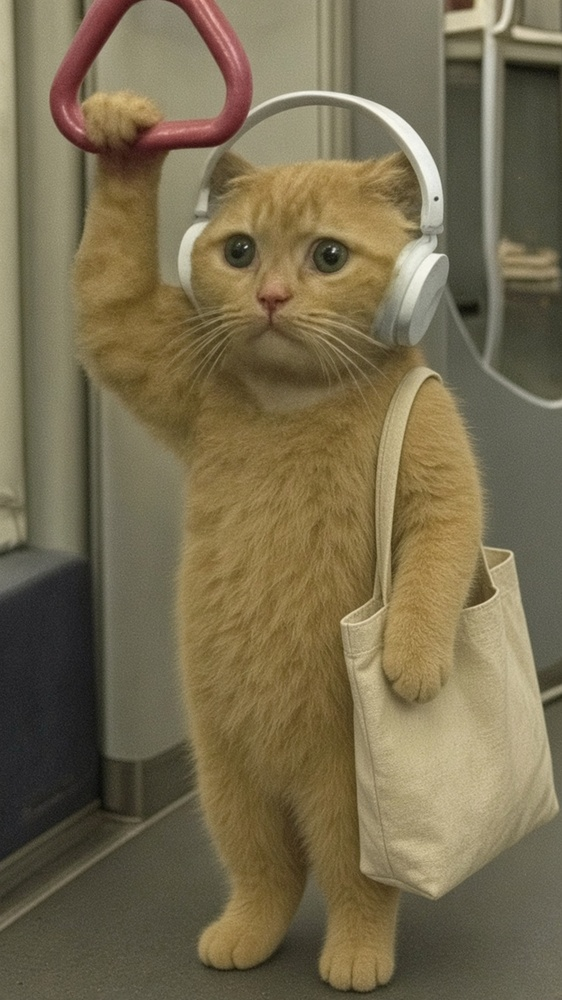
#> input picture challenge/challenge.jpg, 562 x 1000 px, shrunk from 1008 x 1792 before the run, found by its file name
$ python bitplanes.py challenge.jpg cikti_klasoru/
#> lines starting #> are read from the running program, lines starting #| are printed output that depends on the picture; after the words box and inside, x2 and y2 are one past the last pixel; in counts of white or black regions, pixels touching at a corner belong together
#!/usr/bin/env python3
"""
Aperi'Solve / Stegsolve gibi bit düzlemlerini çıkarır: (piksel >> n) & 1.
Kullanım: python3 bitplanes.py challenge.jpg cikti_klasoru/
"""
import os, sys
import numpy as np
from PIL import Image

src, out = sys.argv[1], sys.argv[2]
os.makedirs(out, exist_ok=True)
a = np.array(Image.open(src).convert("RGB"))
#> a is the input picture: shape (1000, 562, 3); mean R, G, B 118.8, 107.4, 78.7
for ci, ch in enumerate("RGB"):
    for n in range(8):
        plane = ((a[..., ci] >> n) & 1) * 255
        Image.fromarray(plane.astype("uint8")).save(f"{out}/{ch}{n}.png")
#> this loop made 3 passes
#> pass 1, `Image.fromarray(plane.astype("uint8")).save(f"{out}/{ch}{n}.png")`:
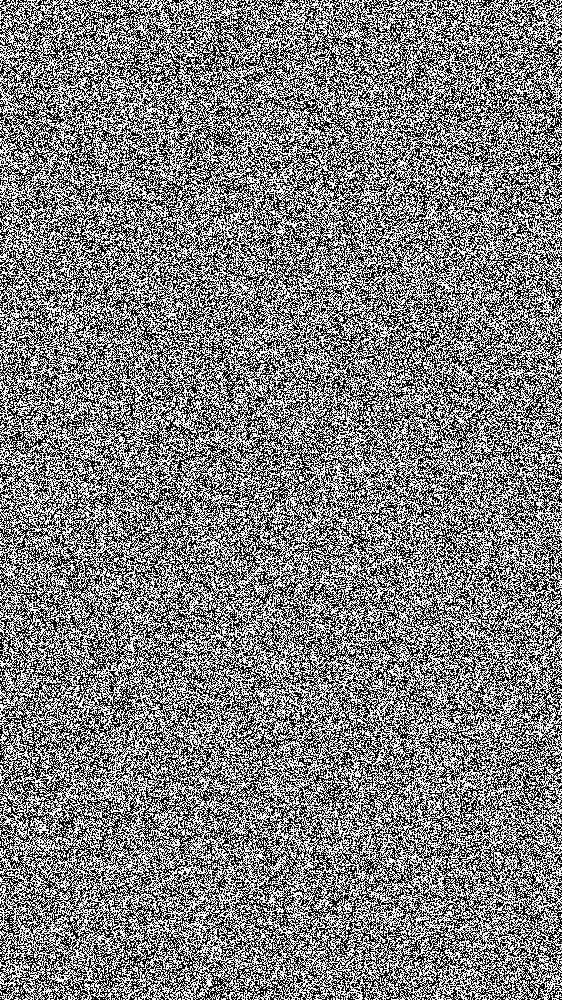
#> saved as R0.png: PIL image 562x1000 L; 50% white; black in thin lines or dots
#> pass 1, `Image.fromarray(plane.astype("uint8")).save(f"{out}/{ch}{n}.png")`:
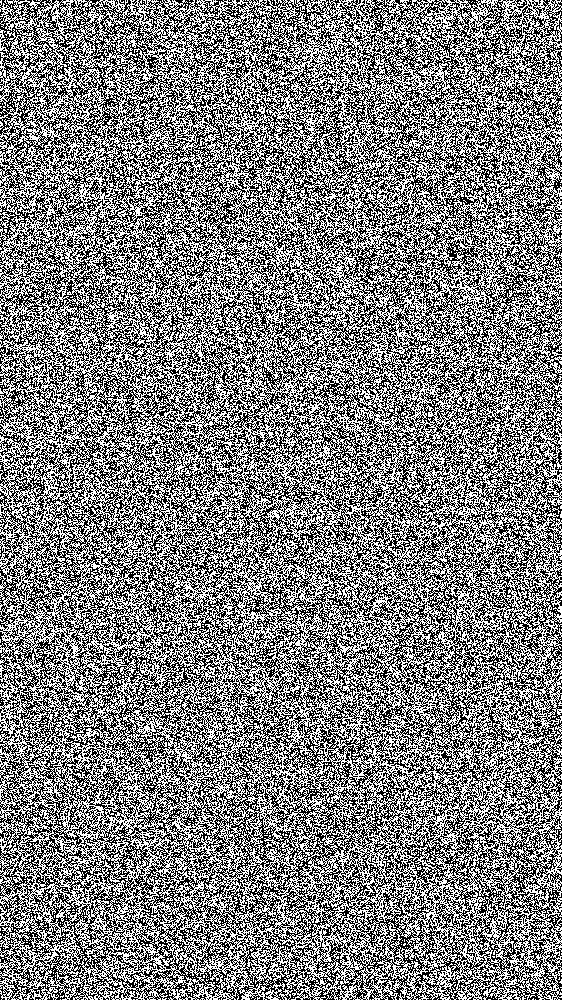
#> saved as R1.png: PIL image 562x1000 L; 50.1% white; black in thin lines or dots
#> pass 1, `Image.fromarray(plane.astype("uint8")).save(f"{out}/{ch}{n}.png")`:
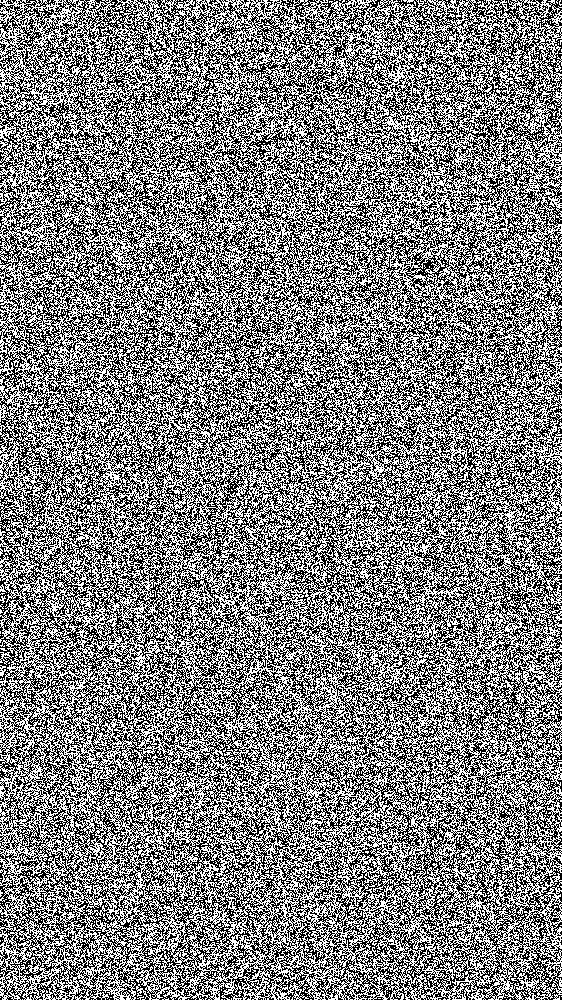
#> saved as R2.png: PIL image 562x1000 L; 50.1% white; black in thin lines or dots
#> pass 1, `Image.fromarray(plane.astype("uint8")).save(f"{out}/{ch}{n}.png")`:
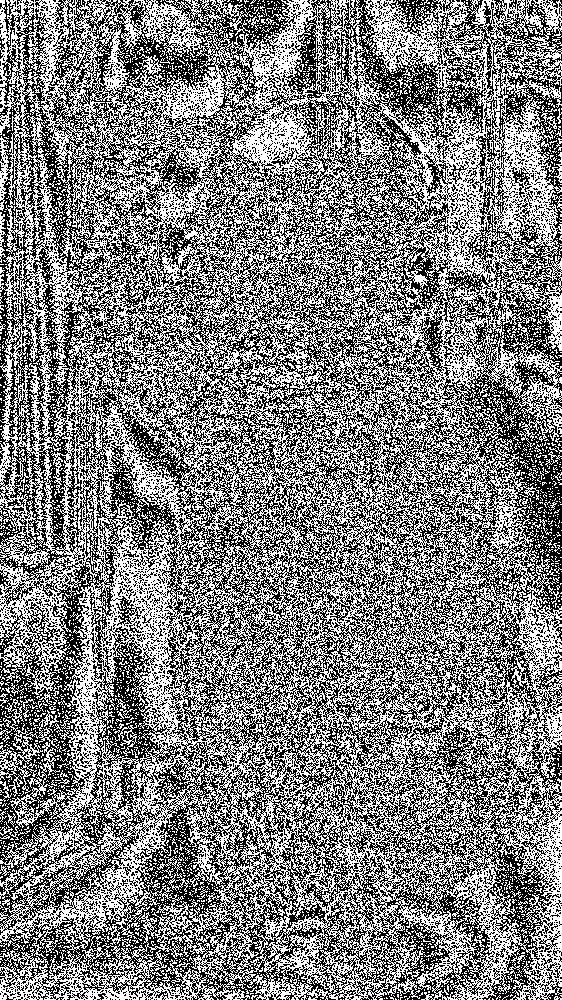
#> saved as R3.png: PIL image 562x1000 L; 50% white; black in thin lines or dots
#> after the loop:
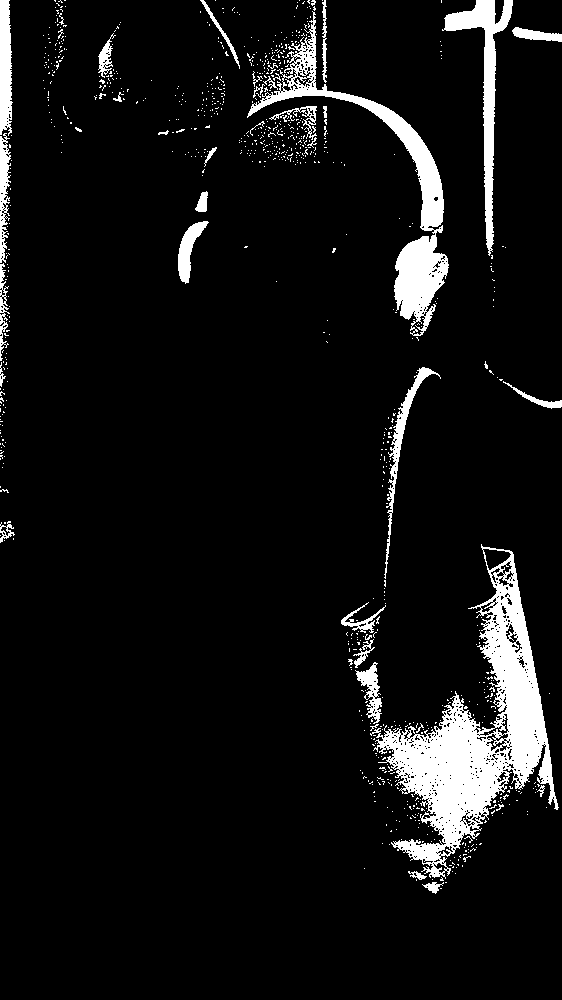
#> plane: shape (1000, 562); 7.4% white; 909 white regions (868 under 20 px), largest, box (x1, y1, x2, y2) and area: (370, 544, 559, 879) 18848, (247, 11, 449, 336) 8033, (442, 0, 513, 256) 3512
print("Bitti. Flag 3 için B3.png dosyasına bak.")
